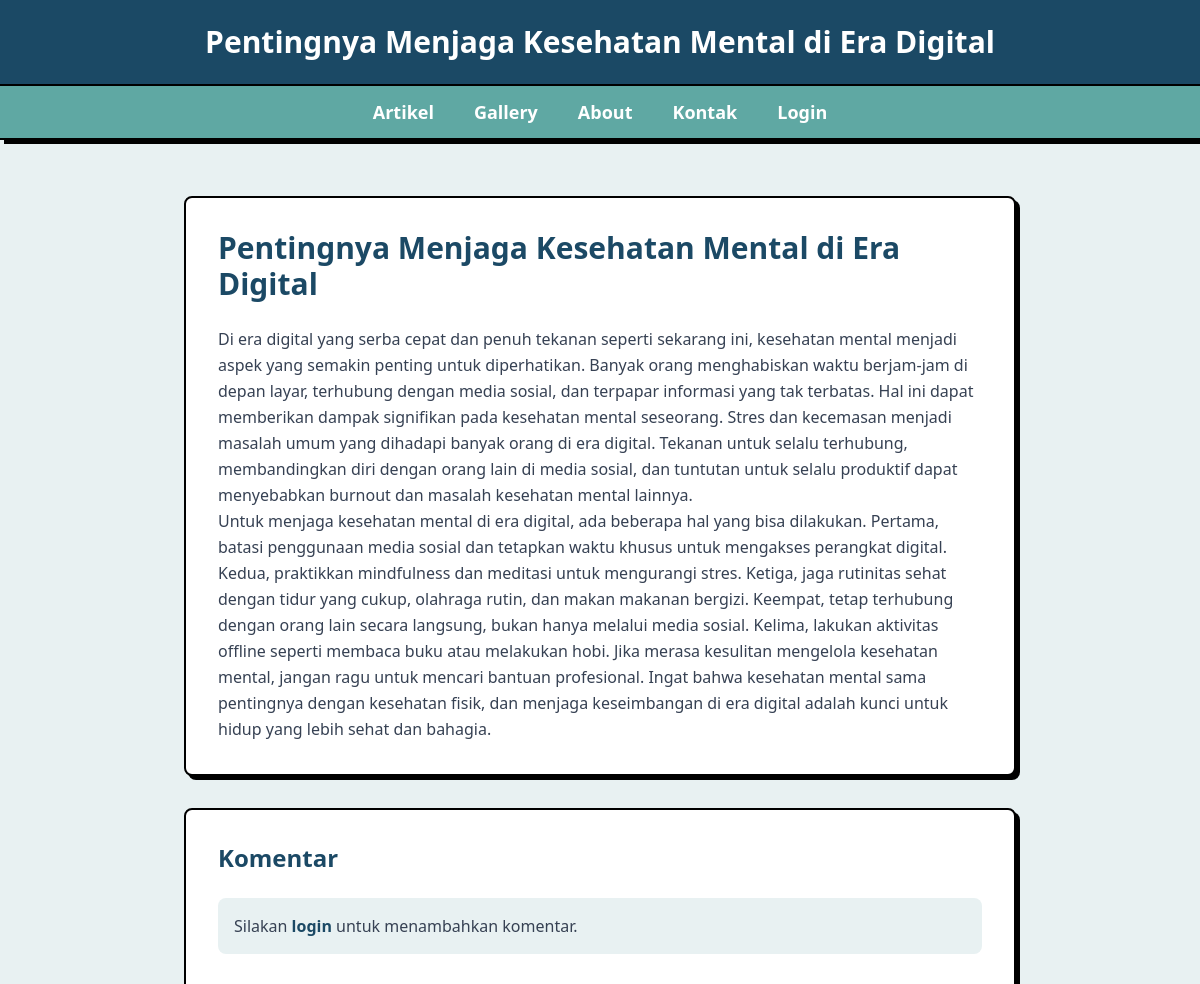
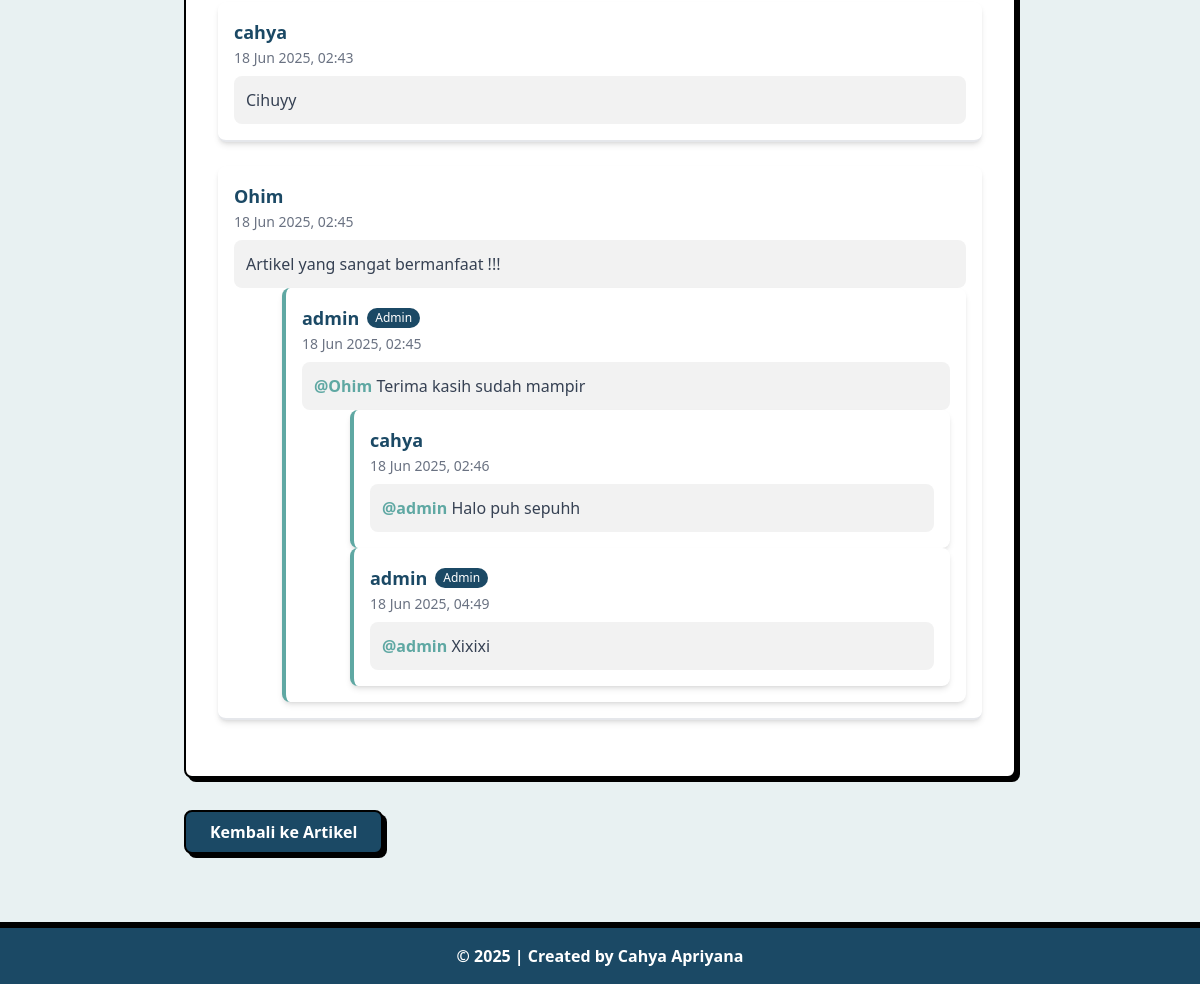
/artikel.php?id=12, run on the app's committed database (2 pictures, top to bottom).
### tables this page shows
CREATE TABLE `tbl_artikel` (
  `id_artikel` int NOT NULL,
  `nama_artikel` text NOT NULL,
  `label` varchar(50) DEFAULT NULL,
  `isi_artikel` text NOT NULL
);

CREATE TABLE `tbl_komentar` (
  `id_komentar` int NOT NULL,
  `id_artikel` int NOT NULL,
  `username` varchar(10) NOT NULL,
  `komentar` text NOT NULL,
  `parent_id` int DEFAULT NULL,
  `tanggal` timestamp NOT NULL DEFAULT CURRENT_TIMESTAMP
);

### artikel.php (the view, shortened to what this page needs)
<?php
include "koneksi.php";
$ip = $_SERVER['REMOTE_ADDR'];
$user_agent = isset($_SERVER['HTTP_USER_AGENT']) ? $_SERVER['HTTP_USER_AGENT'] : '';
$tanggal = date('Y-m-d');
$cek = mysqli_query($db, "SELECT id FROM tbl_pengunjung WHERE ip_address='$ip' AND tanggal='$tanggal'");
if(mysqli_num_rows($cek) == 0) {
    mysqli_query($db, "INSERT INTO tbl_pengunjung (tanggal, ip_address, user_agent) VALUES ('$tanggal', '$ip', '".mysqli_real_escape_string($db, $user_agent)."')");
}
?>
<!DOCTYPE html>
<html lang="en">
<head>
<?php
if(isset($_GET['id'])) {
    $id_artikel_current = mysqli_real_escape_string($db, $_GET['id']);
    $sql_article_title = "SELECT nama_artikel FROM tbl_artikel WHERE id_artikel = '$id_artikel_current'";
    $query_article_title = mysqli_query($db, $sql_article_title);
    if(mysqli_num_rows($query_article_title) > 0) {
        $article_data = mysqli_fetch_array($query_article_title);
    }
}
?>
<link href="src/output.css" rel="stylesheet">
</head>
<body class="bg-[#E8F1F2] text-gray-800 font-['Segoe UI', 'San Francisco', 'Roboto', sans-serif] min-h-screen">
<header class="bg-[#1B4965] border-b-2 border-black text-white text-center py-6 shadow-[4px_4px_0px_0px_rgba(0,0,0,1)] text-2xl md:text-3xl font-['Segoe UI', 'San Francisco', 'Roboto', sans-serif] font-black">
<?php
if(isset($article_data['nama_artikel'])) {
    echo htmlspecialchars($article_data['nama_artikel']);
} else {
    echo "Personal Web | Cahya Apriyana";
}
?>
</header>
<nav class="bg-[#5FA8A3] border-b-2 border-black text-white py-3 shadow-[4px_4px_0px_0px_rgba(0,0,0,1)]">
<ul class="flex justify-center space-x-10 font-bold text-lg">
<li><a href="index.php" class="hover:underline hover:text-[#1B4965] transition-all">Artikel</a></li>
<li><a href="gallery.php" class="hover:underline hover:text-[#1B4965] transition-all">Gallery</a></li>
<li><a href="about.php" class="hover:underline hover:text-[#1B4965] transition-all">About</a></li>
<li><a href="kontak.php" class="hover:underline hover:text-[#1B4965] transition-all">Kontak</a></li>
<?php if(isset($_SESSION['username'])) { ?>
    <li><a href="admin/logout.php" class="hover:underline hover:text-[#1B4965] transition-all">Logout</a></li>
<?php } else { ?>
    <li><a href="admin/login.php" class="hover:underline hover:text-[#1B4965] transition-all">Login</a></li>
<?php } ?>
</ul>
</nav>
<main class="max-w-4xl mx-auto p-4 md:p-8 mt-6">
<?php
if(isset($_GET['id'])) {
    $id = $_GET['id'];
    $sql = "SELECT * FROM tbl_artikel WHERE id_artikel = '$id'";
    $query = mysqli_query($db, $sql);
    if(mysqli_num_rows($query) > 0) {
        $data = mysqli_fetch_array($query);
        echo "<article class='bg-white border-2 border-black p-6 md:p-8 rounded-lg shadow-[4px_4px_0px_0px_rgba(0,0,0,1)]'>";
        echo "<h1 class='text-3xl font-black text-[#1B4965] mb-6'>" . htmlspecialchars($data['nama_artikel']) . "</h1>";
        echo "<div class='prose prose-lg max-w-none'>";
        echo "<p class='text-gray-700 leading-relaxed'>" . nl2br(htmlspecialchars($data['isi_artikel'])) . "</p>";
        echo "</div>";
        echo "</article>";
        echo "<div class='mt-8 bg-white border-2 border-black p-6 md:p-8 rounded-lg shadow-[4px_4px_0px_0px_rgba(0,0,0,1)]'>";
        echo "<h2 class='text-2xl font-black text-[#1B4965] mb-6'>Komentar</h2>";
        if(isset($_SESSION['username'])) {
            echo "<form action='proses_komentar.php' method='POST' class='mb-8'>";
            echo "<input type='hidden' name='id_artikel' value='" . $id . "'>";
            echo "<div class='mb-4'>";
            echo "<textarea name='komentar' rows='4' required class='w-full p-3 border-2 border-black rounded-lg focus:outline-none focus:border-[#5FA8A3]' placeholder='Tulis komentar Anda di sini...'></textarea>";
            echo "</div>";
            echo "<button type='submit' class='bg-[#5FA8A3] text-white px-6 py-2 rounded-lg border-2 border-black shadow-[4px_4px_0px_0px_rgba(0,0,0,1)] hover:shadow-[6px_6px_0px_0px_rgba(0,0,0,1)] hover:translate-x-[2px] hover:translate-y-[2px] transition-all duration-200 font-bold'>Kirim Komentar</button>";
            echo "</form>";
        } else {
            echo "<div class='bg-[#E8F1F2] p-4 rounded-lg mb-8'>";
            echo "<p class='text-gray-700'>Silakan <a href='admin/login.php' class='text-[#1B4965] font-bold hover:underline'>login</a> untuk menambahkan komentar.</p>";
            echo "</div>";
        }
        $sql_komentar = "SELECT k.*, u.role FROM tbl_komentar k
                        JOIN tbl_user u ON k.username = u.username
                        WHERE k.id_artikel = '$id'
                        ORDER BY k.tanggal ASC";
        $query_komentar = mysqli_query($db, $sql_komentar);
        $comments_data = [];
        $comments_tree = [];
        $top_level_comment_ids = [];
        while($row = mysqli_fetch_assoc($query_komentar)) {
            $comments_data[$row['id_komentar']] = $row;
        }
        foreach ($comments_data as $comment_id => $comment) {
            if (empty($comment['parent_id'])) {
                $top_level_comment_ids[] = $comment_id;
            } else {
                $parent_id = (int)$comment['parent_id'];
                if (isset($comments_data[$parent_id])) {
                    if (!isset($comments_tree[$parent_id])) {
                        $comments_tree[$parent_id] = [];
                    }
                    $comments_tree[$parent_id][] = $comment_id;
                }
            }
        }
        usort($top_level_comment_ids, function($a, $b) use ($comments_data) {
            return strtotime($comments_data[$a]['tanggal']) - strtotime($comments_data[$b]['tanggal']);
        });
        function displayComment($comment_id, $comments_data, $comments_tree, $id_artikel, $db) {
            $komentar = $comments_data[$comment_id];
            $comment_user_role = strtolower($komentar['role']);
            $comment_block_classes = 'bg-white p-4 rounded-lg shadow-md';
            if (!empty($komentar['parent_id'])) {
                $comment_block_classes .= ' ml-8 md:ml-12 pl-4 border-l-4 border-[#5FA8A3]';
            } else {
                $comment_block_classes .= ' border-b-2 border-gray-200';
            }
            $parent_username = '';
            if (!empty($komentar['parent_id']) && isset($comments_data[$komentar['parent_id']])) {
                $parent_username = htmlspecialchars($comments_data[$komentar['parent_id']]['username']);
            }
            echo "<div class='" . $comment_block_classes . "'>";
            echo "<div class='flex justify-between items-start mb-1'>";
            echo "<div>";
            echo "<div class='flex items-center gap-x-2'>";
            echo "<span class='font-bold text-[#1B4965] text-lg'>" . htmlspecialchars($komentar['username']) . "</span>";
            if($comment_user_role === 'admin') {
                echo "<span class='px-2 py-0.5 bg-[#1B4965] text-white text-xs rounded-full'>Admin</span>";
            }
            echo "</div>";
            echo "<span class='text-sm text-gray-500 block mt-0.5'>" . date('d M Y, H:i', strtotime($komentar['tanggal'])) . "</span>";
            echo "</div>";
            echo "</div>";
            echo "<div class='bg-[#F2F2F2] p-3 rounded-lg mt-2'>";
            if (!empty($parent_username)) {
                echo "<p class='text-gray-700'><span class='text-[#5FA8A3] font-bold'>@" . $parent_username . "</span> " . nl2br(htmlspecialchars($komentar['komentar'])) . "</p>";
            } else {
                echo "<p class='text-gray-700'>" . nl2br(htmlspecialchars($komentar['komentar'])) . "</p>";
            }
            echo "</div>";
            if (isset($comments_tree[$comment_id]) && !empty($comments_tree[$comment_id])) {
                echo "<div class=''>";
                foreach ($comments_tree[$comment_id] as $child_id) {
                    displayComment($child_id, $comments_data, $comments_tree, $id_artikel, $db);
                }
                echo "</div>";
            }
            echo "</div>";
        }
        if(!empty($top_level_comment_ids)) {
            foreach($top_level_comment_ids as $comment_id) {
                echo "<div class='mb-6'>";
                displayComment($comment_id, $comments_data, $comments_tree, $id, $db);
                echo "</div>";
            }
        } else {
            echo "<p class='text-gray-500 text-center py-4'>Belum ada komentar. Jadilah yang pertama berkomentar!</p>";
        }
        echo "</div>";
        echo "<div class='mt-8'>";
        echo "<a href='index.php' class='inline-block bg-[#1B4965] text-white px-6 py-2 rounded-lg border-2 border-black shadow-[4px_4px_0px_0px_rgba(0,0,0,1)] hover:shadow-[6px_6px_0px_0px_rgba(0,0,0,1)] hover:translate-x-[2px] hover:translate-y-[2px] transition-all duration-200 font-bold'>Kembali ke Artikel</a>";
        echo "</div>";
    }
}
?>
</main>
<footer class="bg-[#1B4965] border-t-2 border-black text-white text-center py-4 mt-10 shadow-[0_-4px_0px_0px_rgba(0,0,0,1)] font-bold">
&copy; <?php echo date('Y'); ?> | Created by Cahya Apriyana
</footer>
</body>
</html>

### data on the page
tbl_artikel: nama_artikel "Pentingnya Menjaga Kesehatan Mental di Era Digital", isi_artikel "Di era digital yang serba cepat dan penuh tekanan seperti sekarang ini, kesehatan mental menjadi aspek yang semakin penting untuk diperhatikan. Banyak orang menghabiskan waktu berjam-jam di depan layar, terhubung dengan media sosial, dan terpapar informasi yang tak terbatas. Hal ini dapat memberikan dampak signifikan pada kesehatan mental seseorang. Stres dan kecemasan menjadi masalah umum yang dihadapi banyak orang di era digital. Tekanan untuk selalu terhubung, membandingkan diri dengan orang lain di media sosial, dan tuntutan untuk selalu produktif dapat menyebabkan burnout dan masalah kesehatan mental lainnya. Untuk menjaga kesehatan mental di era digital, ada beberapa hal yang bisa…"
tbl_komentar: username "cahya", tanggal "18 Jun 2025, 02:43", komentar "Cihuyy"
tbl_komentar: username "Ohim", tanggal "18 Jun 2025, 02:45", komentar "Artikel yang sangat bermanfaat !!!"
tbl_komentar: username "admin", shows "Admin", tanggal "18 Jun 2025, 02:45", parent_username "Ohim", komentar "Terima kasih sudah mampir"
tbl_komentar: username "cahya", tanggal "18 Jun 2025, 02:46", parent_username "admin", komentar "Halo puh sepuhh"
tbl_komentar: username "admin", shows "Admin", tanggal "18 Jun 2025, 04:49", parent_username "admin", komentar "Xixixi"
